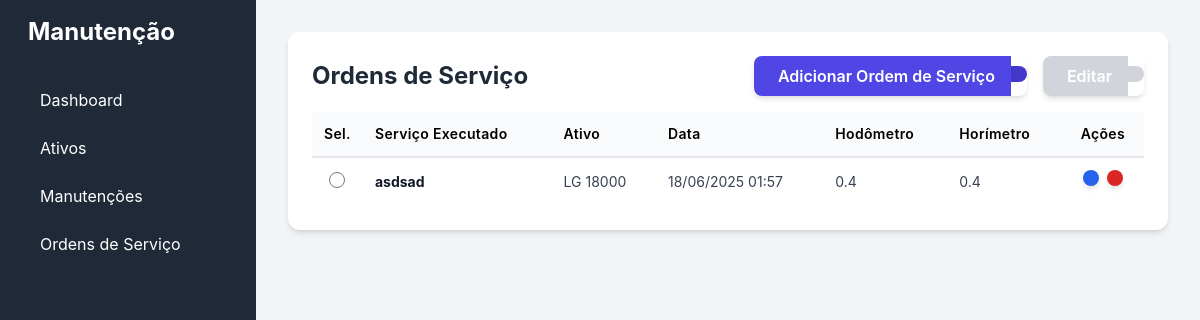
The app's page /ordens-servico/, older data.
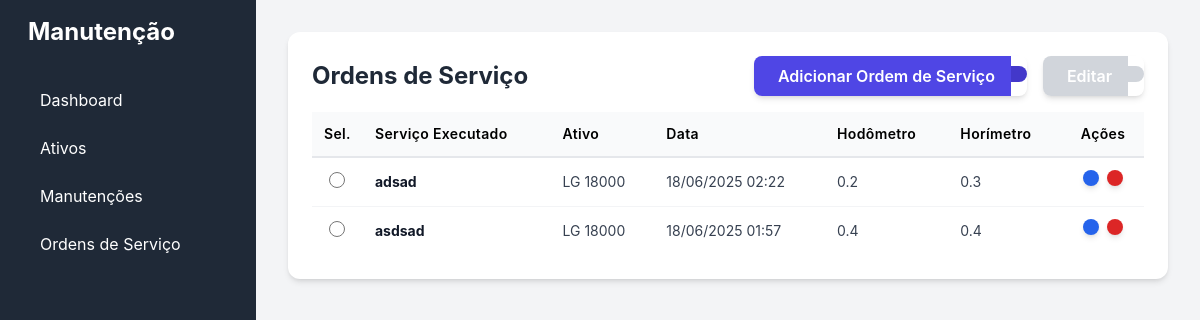
The same page, newer data.
### manutencao_app/models.py (models this page shows, shortened)
class OrdemServico(models.Model):
    ativo = models.ForeignKey(
        Ativo,
        on_delete=models.PROTECT, # Usar PROTECT para não apagar OS se o ativo for deletado
        related_name='ordens_servico',
        verbose_name="Ativo"
    )
    manutencao_origem = models.ForeignKey(
        ManutencaoProgramada,
        on_delete=models.SET_NULL, # Se a programação for deletada, não apagar a OS
        null=True,
        blank=True,
        related_name='ordem_servico_executada',
        verbose_name="Manutenção de Origem"
    )
    data = models.DateTimeField(auto_now_add=True, verbose_name="Data de Abertura")
    servico = models.TextField(verbose_name="Serviço Executado")
    hodometro_atual = models.FloatField(verbose_name="Hodômetro na Execução")
    horimetro_atual = models.FloatField(verbose_name="Horímetro na Execução")
    observacao = models.TextField(blank=True, null=True, verbose_name="Observação")
    class Meta:
        verbose_name = "Ordem de Serviço"
        verbose_name_plural = "Ordens de Serviço"
        ordering = ['-data'] # Ordenar da mais recente para a mais antiga por padrão

class Ativo(models.Model):
    class TipoAtivoChoices(models.TextChoices):
        VEICULO = 'VEICULO', 'Veículo'
        MOTOR = 'MOTOR', 'Motor'
        OUTROS = 'OUTROS', 'Outros'
    class TipoContadorChoices(models.TextChoices):
        HODOMETRO = 'HODOMETRO', 'Hodômetro'
        HORIMETRO = 'HORIMETRO', 'Horímetro'
    descricao = models.CharField(max_length=255, verbose_name="Descrição")
    tipo_ativo = models.CharField(
        max_length=10,
        choices=TipoAtivoChoices.choices,
        default=TipoAtivoChoices.OUTROS,
        verbose_name="Tipo de Ativo"
    )
    data_fabricacao = models.DateField(verbose_name="Data de Fabricação", null=True, blank=True)
    data_aquisicao = models.DateField(verbose_name="Data de Aquisição")
    tipo_contador_principal = models.CharField(
        max_length=10,
        choices=TipoContadorChoices.choices,
        verbose_name="Tipo de Contador Principal"
    )
    hodometro_inicial = models.FloatField(default=0, verbose_name="Hodômetro Inicial/Atual")
    horimetro_inicial = models.FloatField(default=0, verbose_name="Horímetro Inicial/Atual")
    observacao = models.TextField(blank=True, null=True, verbose_name="Observação")
    def __str__(self):
        return self.descricao
    class Meta:
        verbose_name = "Ativo"
        verbose_name_plural = "Ativos"

### manutencao_app/views.py (the view)
# urls.py: path('ordens-servico/', listViewOrdensServico, name='ordem_servico_list'),
def listViewOrdensServico(request):
    query = request.GET.get('q')
    if query:
        ordens = OrdemServico.objects.filter(
            models.Q(servico__icontains=query) |
            models.Q(ativo__descricao__icontains=query)
        ).select_related('ativo')
    else:
        ordens = OrdemServico.objects.select_related('ativo').all()
    form = OrdemServicoForm()
    context = {
        'object_list': ordens,
        'form': form,
    }
    return render(request, 'ordens_servico/ordem_servico_list.html', context)

### manutencao_app/forms.py
class OrdemServicoForm(forms.ModelForm):
    class Meta:
        model = OrdemServico
        fields = ['ativo', 'manutencao_origem', 'servico', 'hodometro_atual', 'horimetro_atual', 'observacao']
        widgets = {
            'ativo': forms.Select(attrs={'class': 'form-select'}),
            'manutencao_origem': forms.Select(attrs={'class': 'form-select'}),
            'servico': forms.Textarea(attrs={'rows': 4, 'placeholder': 'Descreva os serviços realizados...'}),
            'hodometro_atual': forms.NumberInput(attrs={'step': '0.1'}),
            'horimetro_atual': forms.NumberInput(attrs={'step': '0.1'}),
            'observacao': forms.Textarea(attrs={'rows': 3}),
        }
    def __init__(self, *args, **kwargs):
        super().__init__(*args, **kwargs)
        self.fields['manutencao_origem'].required = False

### manutencao_app/models.py (called while the page is built)
    def __str__(self):
        return f"{self.servico} para {self.ativo.descricao} em {self.data_programada}"

### manutencao_app/templates/ordens_servico/ordem_servico_list.html (shortened to what the changed rows need)
{% extends 'base.html' %}
{% load widget_tweaks %}
{% block content %}
<div class="bg-white p-6 rounded-xl shadow-md">
    <div class="flex justify-between items-center mb-4 flex-wrap gap-4">
        <h2 class="text-2xl font-bold text-gray-800">Ordens de Serviço</h2>
    </div>
    <div class="overflow-x-auto">
        <table class="w-full text-left">
            <thead class="bg-gray-50 border-b-2 border-gray-200">
                <tr>
                    <th class="p-3 text-sm font-semibold tracking-wide w-12 text-center">Sel.</th>
                    <th class="p-3 text-sm font-semibold tracking-wide">Serviço Executado</th>
                    <th class="p-3 text-sm font-semibold tracking-wide">Ativo</th>
                    <th class="p-3 text-sm font-semibold tracking-wide">Data</th>
                    <th class="p-3 text-sm font-semibold tracking-wide">Hodômetro</th>
                    <th class="p-3 text-sm font-semibold tracking-wide">Horímetro</th>
                    <th class="p-3 text-sm font-semibold tracking-wide text-center">Ações</th>
                </tr>
            </thead>
            <tbody id="ordens-servico-table-body" class="divide-y divide-gray-100">
                {% for os in object_list %}
                <tr class="hover:bg-gray-50">
                    <td class="p-3 text-center">
                        <input type="radio" name="os_selecionada" class="js-select-row h-4 w-4 text-indigo-600 border-gray-300 focus:ring-indigo-500" value="{{ os.pk }}" data-update-url="{% url 'ordem_servico_update' pk=os.pk %}">
                    </td>
                    <td class="p-3 text-sm font-bold text-gray-900">{{ os.servico|truncatechars:50 }}</td>
                    <td class="p-3 text-sm text-gray-700">{{ os.ativo.descricao }}</td>
                    <td class="p-3 text-sm text-gray-700">{{ os.data|date:"d/m/Y H:i" }}</td>
                    <td class="p-3 text-sm text-gray-700">{{ os.hodometro_atual }}</td>
                    <td class="p-3 text-sm text-gray-700">{{ os.horimetro_atual }}</td>
                    <td class="p-3 text-sm text-gray-700 text-center flex justify-center gap-2">
                        <button type="button" class="js-main-btn bg-blue-600 text-white p-2 rounded-lg shadow-md hover:bg-blue-700" title="Editar este item" data-action-type="edit" data-url="{% url 'ordem_servico_update' pk=os.pk %}">
                        </button>
                        <button type="button" class="js-delete-btn bg-red-600 text-white p-2 rounded-lg shadow-md hover:bg-red-700" title="Excluir" data-url="{% url 'ordem_servico_delete' pk=os.pk %}" data-nome="OS #{{ os.id }} para o ativo {{ os.ativo.descricao }}">
                        </button>
                    </td>
                </tr>
                {% empty %}
                <tr><td colspan="7" class="text-center p-4 text-gray-500">Nenhuma ordem de serviço cadastrada.</td></tr>
                {% endfor %}
            </tbody>
        </table>
    </div>
</div>
{% endblock %}

Row changes from the older to the newer data that the page shows:
added OrdemServico: servico "adsad", ativo.descricao "LG 18000", data "18/06/2025 02:22", hodometro_atual "0.2", horimetro_atual "0.3"
